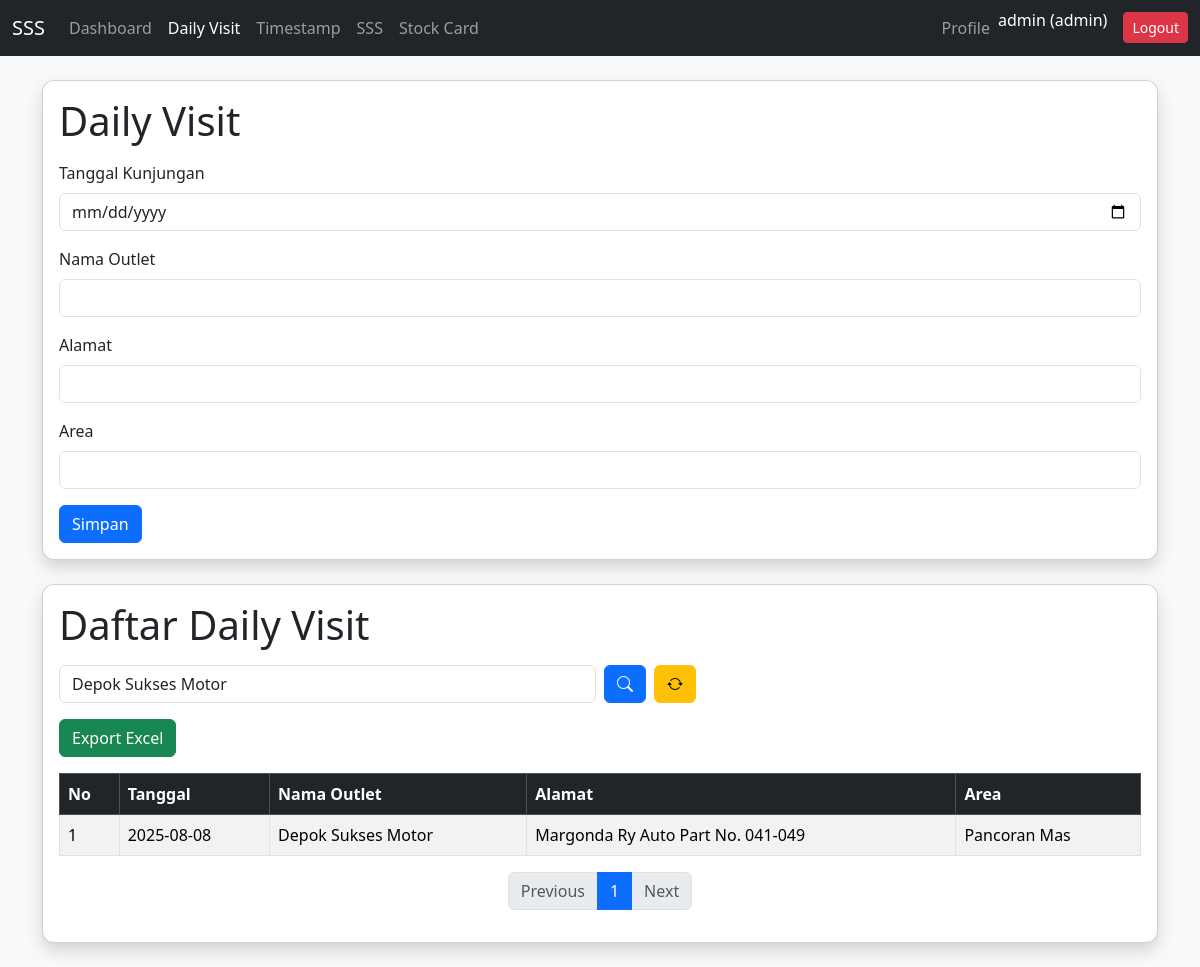
Page /daily_visit.php?keyword=Depok Sukses Motor (signed in) on the committed database.
### tables this page shows
CREATE TABLE `daily_visit` (
  `id` int(11) NOT NULL,
  `tanggal_visit` date NOT NULL,
  `nama_pos` varchar(100) NOT NULL,
  `alamat` text NOT NULL,
  `area` varchar(50) NOT NULL,
  `created_at` timestamp NOT NULL DEFAULT current_timestamp()
);

### daily_visit.php (the view, shortened to what this page needs)
<?php
include "config.php";
?>
<!DOCTYPE html>
<html lang="id">
<head>
  <link href="https://cdn.jsdelivr.net/npm/bootstrap@5.3.3/dist/css/bootstrap.min.css" rel="stylesheet">
  <link rel="stylesheet" href="https://cdn.jsdelivr.net/npm/bootstrap-icons@1.13.1/font/bootstrap-icons.min.css">
</head>
<body>
<nav class="navbar navbar-expand-lg navbar-dark bg-dark sticky-top">
  <div class="container-fluid">
    <a class="navbar-brand" href="dashboard.php">SSS</a>
    <div class="collapse navbar-collapse" id="navbarNav">
      <ul class="navbar-nav me-auto">
        <li class="nav-item"><a class="nav-link" href="dashboard.php">Dashboard</a></li>
        <li class="nav-item"><a class="nav-link active" href="daily_visit.php">Daily Visit</a></li>
        <li class="nav-item"><a class="nav-link" href="timestamp.php">Timestamp</a></li>
        <li class="nav-item"><a class="nav-link" href="ichiban.php">SSS</a></li>
        <li class="nav-item"><a class="nav-link" href="stockcard.php">Stock Card</a></li>
      </ul>
      <ul class="navbar-nav">
        <li class="nav-item"><a class="nav-link" href="profile.php">Profile</a></li>
        <li class="nav-item"><span class="navbar-text text-white me-3"><?= htmlspecialchars($_SESSION['username']); ?> (<?= htmlspecialchars($_SESSION['role']); ?>)</span></li>
        <li class="nav-item"><a class="btn btn-danger btn-sm mt-1" href="logout.php">Logout</a></li>
      </ul>
    </div>
  </div>
</nav>
<div class="container my-4">
  <div class="card shadow mb-4">
    <div class="card-body">
      <h1 class="mb-3">Daily Visit</h1>
      <form method="post">
        <div class="mb-3">
          <label class="form-label">Tanggal Kunjungan</label>
          <input type="date" name="tanggal_visit" class="form-control" required>
        </div>
        <div class="mb-3 position-relative">
          <label class="form-label">Nama Outlet</label>
          <input type="text" id="nama_pos" name="nama_pos" class="form-control" autocomplete="off" required>
        </div>
        <div class="mb-3">
          <label class="form-label">Alamat</label>
          <input type="text" name="alamat" id="alamat" class="form-control" readonly required>
        </div>
        <div class="mb-3">
          <label class="form-label">Area</label>
          <input type="text" name="area" id="area" class="form-control" readonly required>
        </div>
        <button type="submit" name="submit" class="btn btn-primary">Simpan</button>
      </form>
    </div>
  </div>
  <div class="card shadow">
    <div class="card-body">
      <h1 class="mb-3">Daftar Daily Visit</h1>
      <form method="get" class="row g-2 mb-3">
        <div class="col-md-6 col-sm-8">
          <input type="text" name="keyword" class="form-control"
                 placeholder="Cari nama outlet / area / tanggal"
                 value="<?= isset($_GET['keyword']) ? htmlspecialchars($_GET['keyword']) : '' ?>">
        </div>
        <div class="col-md-3 col-sm-4 d-flex gap-2">
          <button type="submit" class="btn btn-primary"><i class="bi bi-search"></i></button>
          <a href="daily_visit.php" class="btn btn-warning"><i class="bi bi-arrow-repeat"></i></a>
        </div>
      </form>
      <div class="mb-3">
        <a href="export_daily_visit.php" class="btn btn-success">Export Excel</a>
      </div>
      <div class="table-responsive">
        <table class="table table-bordered table-striped">
          <thead class="table-dark">
            <tr>
              <th>No</th>
              <th>Tanggal</th>
              <th>Nama Outlet</th>
              <th>Alamat</th>
              <th>Area</th>
            </tr>
          </thead>
          <tbody>
            <?php
            $limit = 5;
            $page = isset($_GET['page']) ? (int)$_GET['page'] : 1;
            $offset = ($page - 1) * $limit;
            $keyword = isset($_GET['keyword']) ? "%" . $_GET['keyword'] . "%" : "%";
            $stmt = $conn->prepare("SELECT COUNT(*) AS total FROM daily_visit WHERE nama_pos LIKE ? OR area LIKE ? OR tanggal_visit LIKE ?");
            $stmt->bind_param("sss", $keyword, $keyword, $keyword);
            $stmt->execute();
            $countResult = $stmt->get_result()->fetch_assoc();
            $total_rows = $countResult['total'];
            $total_pages = ceil($total_rows / $limit);
            $stmt = $conn->prepare("SELECT * FROM daily_visit WHERE nama_pos LIKE ? OR area LIKE ? OR tanggal_visit LIKE ? ORDER BY tanggal_visit DESC LIMIT ? OFFSET ?");
            $stmt->bind_param("sssii", $keyword, $keyword, $keyword, $limit, $offset);
            $stmt->execute();
            $daily_visits = $stmt->get_result();
            $no = $offset + 1;
            if ($daily_visits->num_rows > 0) {
              while($dv = $daily_visits->fetch_assoc()) { ?>
                <tr>
                  <td><?= $no++; ?></td>
                  <td><?= htmlspecialchars($dv['tanggal_visit']); ?></td>
                  <td><?= htmlspecialchars($dv['nama_pos']); ?></td>
                  <td><?= htmlspecialchars($dv['alamat']); ?></td>
                  <td><?= htmlspecialchars($dv['area']); ?></td>
                </tr>
              <?php }
            } else { ?>
              <tr><td colspan="5" class="text-center">Tidak ada data</td></tr>
            <?php } ?>
          </tbody>
        </table>
      </div>
      <nav>
        <ul class="pagination justify-content-center flex-wrap">
          <li class="page-item <?= ($page <= 1) ? 'disabled' : '' ?>">
            <a class="page-link" href="?page=<?= $page-1 ?>&keyword=<?= urlencode($_GET['keyword'] ?? '') ?>">Previous</a>
          </li>
          <?php for($i = 1; $i <= $total_pages; $i++): ?>
            <li class="page-item <?= ($i == $page) ? 'active' : '' ?>">
              <a class="page-link" href="?page=<?= $i ?>&keyword=<?= urlencode($_GET['keyword'] ?? '') ?>"><?= $i ?></a>
            </li>
          <?php endfor; ?>
          <li class="page-item <?= ($page >= $total_pages) ? 'disabled' : '' ?>">
            <a class="page-link" href="?page=<?= $page+1 ?>&keyword=<?= urlencode($_GET['keyword'] ?? '') ?>">Next</a>
          </li>
        </ul>
      </nav>
    </div>
  </div>
</div>
</body>
</html>

### daily_visit.php (style rules this page uses)
body { background-color: #f8f9fa; }
.card { border-radius: 12px; }
.table th, .table td { vertical-align: middle; }

### rows in the picture
daily_visit: tanggal_visit "2025-08-08", nama_pos "Depok Sukses Motor", alamat "Margonda Ry Auto Part No. 041-049", area "Pancoran Mas"

### other values in the picture
$_SESSION['username'] "admin"
$_SESSION['role'] "admin"
